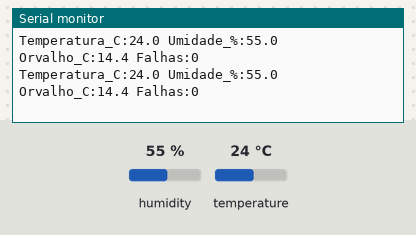
The sketch below on a simulated Arduino Uno, built with avr-gcc and run on an emulated ATmega328P. On the bench: the last lines printed to the serial monitor. The test bench sets the inputs (shaded band); at power-on: humidity 55 %, temperature 24 °C.

Above: at 5.8 s.
5.9 s: humidity set to 22 %
At 8.0 s:
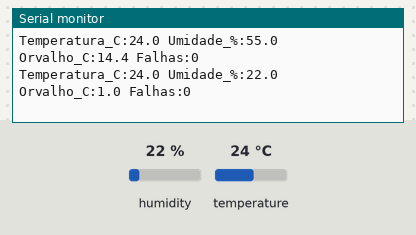
9.6 s: temperature set to 12 °C
At 11.4 s:
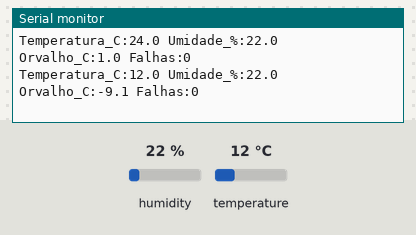
13.3 s: humidity set to 40 %
At 15.7 s:
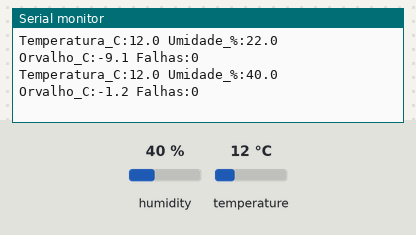
Timing chart, 0 to 17.2 s (numbered marks = the images above; inputs shaded):
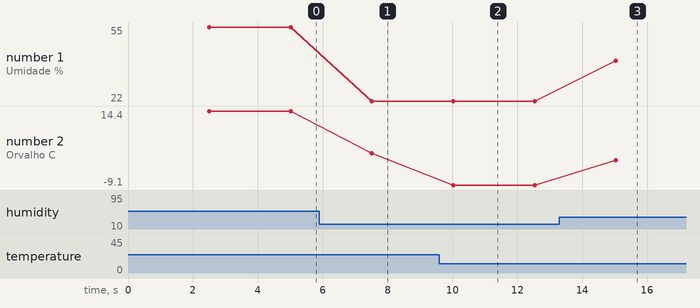

The sketch:

02_dht22_uno.ino
```cpp
/*
  02 - Teste do DHT22 / AM2302 com 3 fios (temperatura e umidade do ar)
  Placa: Arduino Uno/Nano     Bibliotecas: "DHT sensor library" (Adafruit) + "Adafruit Unified Sensor"

  O seu sensor: caixinha branca com cabo de 3 fios.
     VERMELHO -> 5V        AMARELO (dados) -> pino 2        PRETO -> GND
  A versao com cabo (AM2302) ja tem o resistor de pull-up dentro. Se der muita "falha",
  coloque um resistor de 10 k entre o amarelo e o 5V.

  DHT22 x DHT11: faixa -40 a 80 C (+-0,5 C) e 0-100 % (+-2 a 5 %), resolucao 0,1.
  Le no maximo 1 vez a cada 2 s. Monitor Serial a 115200 baud (ou Plotter Serial).
*/
#include <DHT.h>

const int PINO_DHT = 2;
const unsigned long INTERVALO_MS = 2500;   // o DHT22 pede pelo menos 2 s entre leituras

DHT dht(PINO_DHT, DHT22);
unsigned long leituras = 0, falhas = 0;

// ponto de orvalho (aproximacao de Magnus): abaixo dessa temperatura a agua do ar condensa
float pontoDeOrvalho(float t, float ur) {
  const float a = 17.27, b = 237.7;
  float alfa = (a * t) / (b + t) + log(ur / 100.0);
  return (b * alfa) / (a - alfa);
}

void setup() {
  Serial.begin(115200);
  dht.begin();
  Serial.println(F("# Teste do DHT22 (3 fios) - aguarde 2,5 s pela primeira leitura"));
}

void loop() {
  delay(INTERVALO_MS);
  float umidade = dht.readHumidity();
  float temperatura = dht.readTemperature();
  leituras++;

  if (isnan(umidade) || isnan(temperatura)) {
    falhas++;
    Serial.print(F("# FALHA ("));
    Serial.print(falhas); Serial.print(F(" de ")); Serial.print(leituras);
    Serial.println(F(") - amarelo no pino 2? vermelho no 5V? se persistir, 10 k entre amarelo e 5V"));
    return;
  }

  Serial.print(F("Temperatura_C:")); Serial.print(temperatura, 1);
  Serial.print(F(" Umidade_%:"));    Serial.print(umidade, 1);
  Serial.print(F(" Orvalho_C:"));    Serial.print(pontoDeOrvalho(temperatura, umidade), 1);
  Serial.print(F(" Falhas:"));       Serial.println(falhas);
}
```

Measured:
- after the input at 5.9 s, the serial monitor: prints a new line after 1.6 s (image 1)
- after the input at 9.6 s, the serial monitor: prints a new line after 0.43 s (image 2)
- after the input at 13.3 s, the serial monitor: prints a new line after 1.7 s (image 3)
- plotted number 1: 55 → 22 after the input at 5.9 s, 22 → 40 after the input at 13.3 s
- plotted number 2: 14.4 → 1 after the input at 5.9 s, 1 → -9.1 after the input at 9.6 s, -9.1 → -1.2 after the input at 13.3 s
